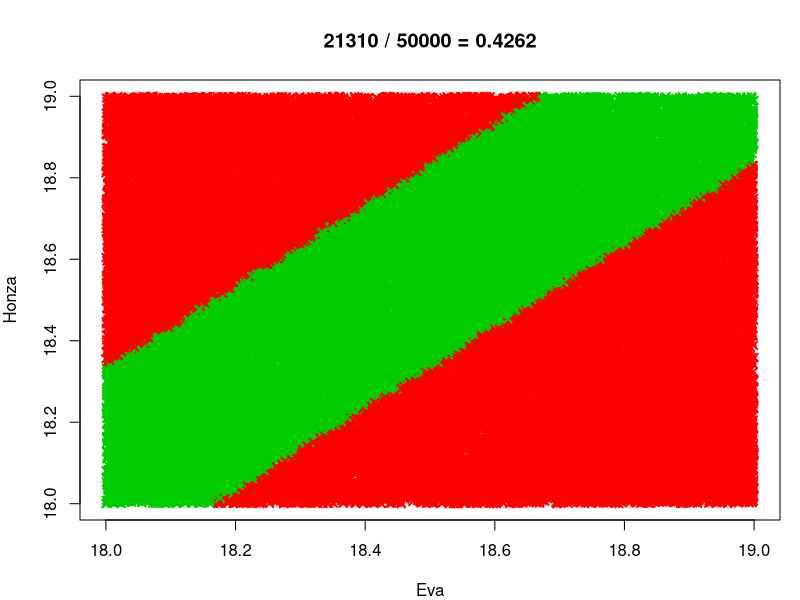

Recreate this plot in R.
# Priklad 10

n <- 50000

# nastaveni grafickych parametru, vice viz "?par"
par (mfrow = c(1,1), mar = c (4,4,4,1))
# prikazem "plot" s parametrem type="n" prichystame prazdny souradnicovy system 
plot (c(18,19), c(18,19), type = "n", xlab = "Eva", ylab = "Honza")

# funkce "runif" generuje vektor (delky n) nahodnych cisel nezavisle generovanych v zadanem intervalu 
E <- runif (n, 18, 19)
H <- runif (n, 18, 19)

# funkce "cbind" vytvari matici z vektoru (matic) tak, ze je umisti jako sloupce vedle sebe
# funkce "data.frame" vytvari datovou tabulku
# v datove tabulce sloupce odpovidaji jednotlivym promennych, radky odpovidaji jednotlivym merenim (opakovanim pokusu)
V <- data.frame (cbind (E, H))
# logicka formule
V$ok <- (V$E - 1/6 <= V$H) & (V$H <= V$E + 1/3)
V$color <- ifelse (V$ok, "#00cc00", "#ff0000")
V$symbol <- ifelse (V$ok, 4, 4)

# prikaz "points" vykresluje body, jejich souradnice jsou zadany vektory jako prvni dva argumenty
# parametr col nastavuje barvu, parametr pch kreslici symbol, lwd tloustku car
points (V$E, V$H, col = V$color, pch = V$symbol, lwd = 2)
# spocitame a do obrazku vypiseme relativni cetnost
nA <- sum (V$ok)
fA <- nA / n
title (main = paste (nA, "/", n, "=", fA))
